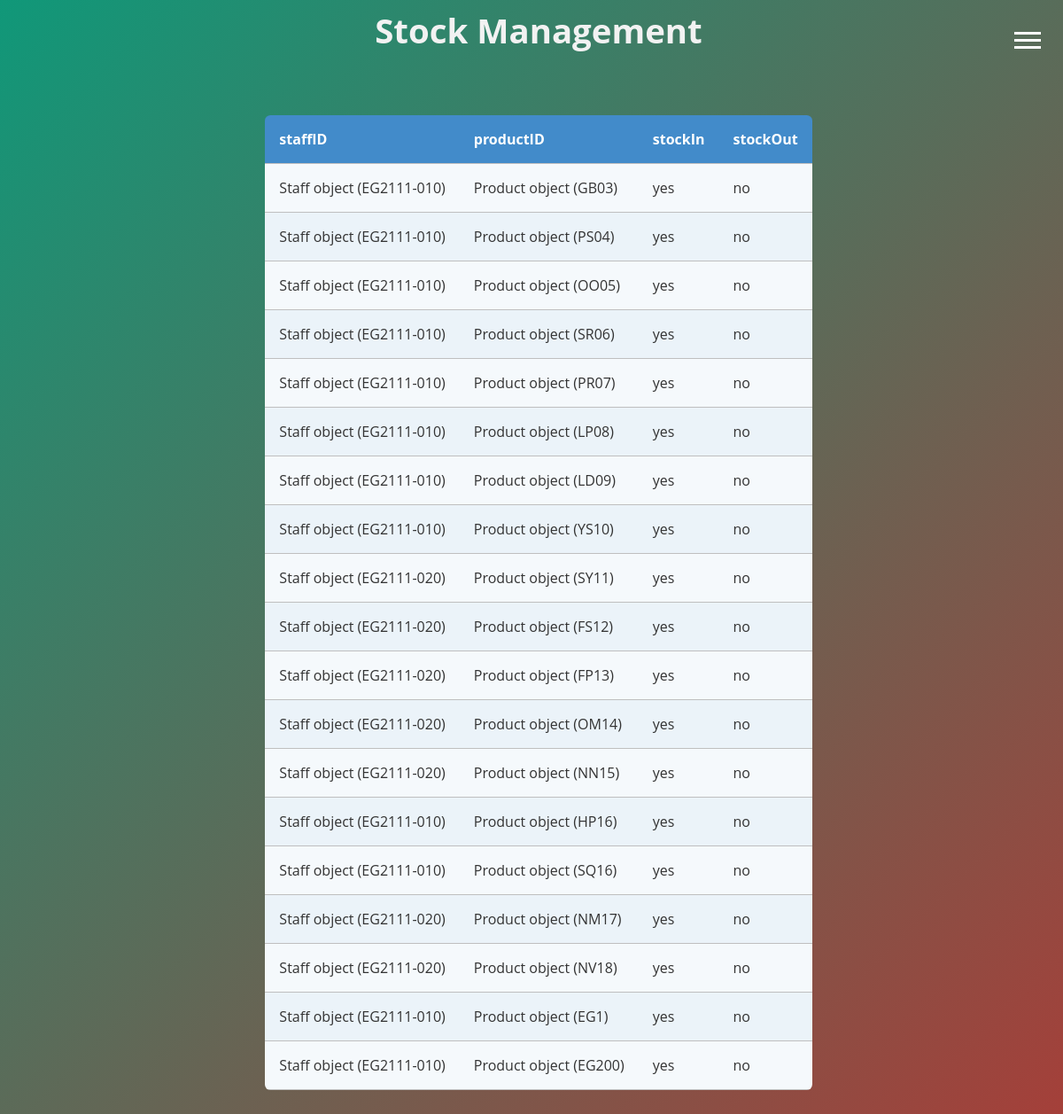
The page /Easy_Go/stock on the database its author committed.
### EasyGo/models.py (models this page shows)
class Stock_management(models.Model):
    staffID = models.ForeignKey(Staff, on_delete=models.CASCADE, null=True)
    productID = models.ForeignKey(Product, on_delete=models.CASCADE, null=True)
    stockIn = models.TextField(null=True)
    stockOut = models.TextField(null=True)

class Staff(models.Model):
    staffID = models.CharField(max_length=10, primary_key=True)
    staffName = models.TextField(max_length=100)
    staffPhoneNumber = models.CharField(max_length=11)
    staffPassword = models.CharField(max_length=9, default='null')

class Product(models.Model):
    productID = models.CharField(max_length=4, primary_key=True)
    productName = models.TextField(max_length=100)
    productPrice = models.FloatField()
    productQuantity = models.IntegerField()
    productExpirationDate = models.DateField()

### EasyGo/views.py (the view)
# urls.py: path("stock", views.stock, name="stock"),
def stock(request):
    allstock = Stock_management.objects.all()
    dict={
        'allstock': allstock
    }
    return render (request,'stock.html',dict)

### EasyGo/templates/stock.html (shortened to what this page needs)
<html lang="en">
<head>
</head>
<body>
    <center><h1>Stock Management</h1></center><br><br>
    <table class="rwd-table">
        <tr>
            <td><strong>staffID</strong></td>
            <td><strong>productID</strong></td>
            <td><strong>stockIn </strong></td>
            <td><strong>stockOut</strong></td>
        </tr>
        {% for data in allstock %}
            <tr>
                <td>{{data.staffID}}</td>
                <td>{{data.productID}}</td>
                <td>{{data.stockIn}}</td>
                <td>{{data.stockOut}}</td>
            </tr>
        {% endfor %}
    </table>
    <br><br>
    <label for="active" class="menu-btn"><span></span></label>
</body>

### EasyGo/templates/stock.html (style rules this page uses)
h1 { color: black }
html, body { width: 100%; height:100%; }
body { background: linear-gradient(-45deg, #d84c22, #7361cbe6, #b13834, #109879); background-size: 400% 400%; animation: gradient 8s ease infinite; }
* { font-family: 'Open Sans', sans-serif; }
.rwd-table { margin: auto; min-width: 300px; max-width: 100%; border-collapse: collapse; }
.rwd-table tr:first-child { border-top: none; background: #428bca; color: #fff; }
.rwd-table tr { border-top: 1px solid #ddd; border-bottom: 1px solid #ddd; background-color: #f5f9fc; }
.rwd-table tr:nth-child(odd):not(:first-child) { background-color: #ebf3f9; }
.rwd-table td { display: block; }
.rwd-table td:first-child { margin-top: .5em; }
.rwd-table td:last-child { margin-bottom: .5em; }
.rwd-table td:before { content: attr(data-th) ": "; font-weight: bold; width: 120px; display: inline-block; color: #000; }
.rwd-table th, .rwd-table td { text-align: left; }
.rwd-table { color: #333; border-radius: .4em; overflow: hidden; }
.rwd-table tr { border-color: #bfbfbf; }
.rwd-table th, .rwd-table td { padding: .5em 1em; }
@media screen and (min-width: 600px) { .rwd-table td:before { display: none; } }
@media screen and (min-width: 600px) { .rwd-table th, .rwd-table td { display: table-cell; padding: .25em .5em; } }
@media screen and (min-width: 600px) { .rwd-table th:first-child, .rwd-table td:first-child { padding-left: 0; } }
@media screen and (min-width: 600px) { .rwd-table th:last-child, .rwd-table td:last-child { padding-right: 0; } }
@media screen and (min-width: 600px) { .rwd-table th, .rwd-table td { padding: 1em !important; } }
h1 { text-align: center; font-size: 2.4em; color: #f2f2f2; }
.menu-btn { color: #fff; position: absolute; z-index: 2; right: 20px; top: 20px; height: 50px; width: 50px; text-align: center; line-height: 50px; border-radius: 50%; font-size: 20px; cursor: pointer; transition: all 0.3s ease-in-out; }
.menu-btn span, .menu-btn:before, .menu-btn:after { content: ""; position: absolute; top: calc(50% - 1px); left: 30%; width: 60%; border-bottom: 3px solid white; transition: transform .6s cubic-bezier(0.215, 0.61, 0.355, 1); }
.menu-btn:before { transform: translateY(-8px); }
.menu-btn:after { transform: translateY(8px); }

### rows shown on the page
Stock_management: staffID "Staff object (EG2111-010)", productID "Product object (GB03)", stockIn "yes", stockOut "no"
Stock_management: staffID "Staff object (EG2111-010)", productID "Product object (PS04)", stockIn "yes", stockOut "no"
Stock_management: staffID "Staff object (EG2111-010)", productID "Product object (OO05)", stockIn "yes", stockOut "no"
Stock_management: staffID "Staff object (EG2111-010)", productID "Product object (SR06)", stockIn "yes", stockOut "no"
Stock_management: staffID "Staff object (EG2111-010)", productID "Product object (PR07)", stockIn "yes", stockOut "no"
Stock_management: staffID "Staff object (EG2111-010)", productID "Product object (LP08)", stockIn "yes", stockOut "no"
Stock_management: staffID "Staff object (EG2111-010)", productID "Product object (LD09)", stockIn "yes", stockOut "no"
Stock_management: staffID "Staff object (EG2111-010)", productID "Product object (YS10)", stockIn "yes", stockOut "no"
Stock_management: staffID "Staff object (EG2111-020)", productID "Product object (SY11)", stockIn "yes", stockOut "no"
Stock_management: staffID "Staff object (EG2111-020)", productID "Product object (FS12)", stockIn "yes", stockOut "no"
Stock_management: staffID "Staff object (EG2111-020)", productID "Product object (FP13)", stockIn "yes", stockOut "no"
Stock_management: staffID "Staff object (EG2111-020)", productID "Product object (OM14)", stockIn "yes", stockOut "no"
Stock_management: staffID "Staff object (EG2111-020)", productID "Product object (NN15)", stockIn "yes", stockOut "no"
Stock_management: staffID "Staff object (EG2111-010)", productID "Product object (HP16)", stockIn "yes", stockOut "no"
Stock_management: staffID "Staff object (EG2111-010)", productID "Product object (SQ16)", stockIn "yes", stockOut "no"
Stock_management: staffID "Staff object (EG2111-020)", productID "Product object (NM17)", stockIn "yes", stockOut "no"
Stock_management: staffID "Staff object (EG2111-020)", productID "Product object (NV18)", stockIn "yes", stockOut "no"
Stock_management: staffID "Staff object (EG2111-010)", productID "Product object (EG1)", stockIn "yes", stockOut "no"
Stock_management: staffID "Staff object (EG2111-010)", productID "Product object (EG200)", stockIn "yes", stockOut "no"
